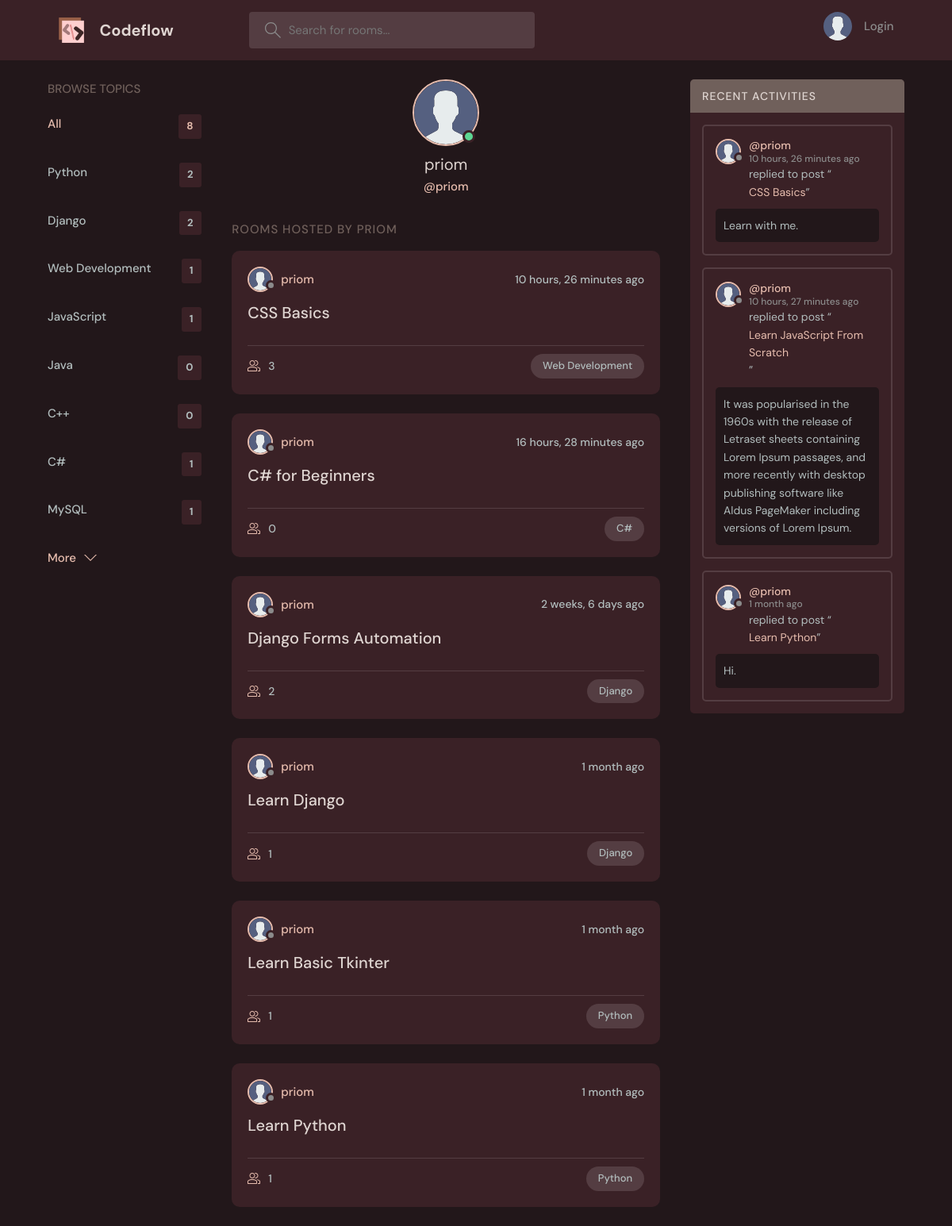
Page /profile/1/ on the committed database.
### base/models.py (models this page shows, shortened)
class Topic(models.Model):
    name = models.CharField(max_length=200)

class Room(models.Model):
    host = models.ForeignKey(User, on_delete=models.SET_NULL, null=True)
    topic = models.ForeignKey(Topic, on_delete=models.SET_NULL, null=True)
    name = models.CharField(max_length=200)
    description = models.TextField(null=True, blank=True)
    participants = models.ManyToManyField(
        User, related_name='participants', blank=True)
    updated = models.DateTimeField(auto_now=True)
    created = models.DateTimeField(auto_now_add=True)
    class Meta:
        ordering = ['-updated', '-created']
    def __str__(self):
        return self.name

class Message(models.Model):
    user = models.ForeignKey(User, on_delete=models.CASCADE)
    room = models.ForeignKey(Room, on_delete=models.CASCADE)
    body = models.TextField()
    updated = models.DateTimeField(auto_now=True)
    created = models.DateTimeField(auto_now_add=True)
    class Meta:
        ordering = ['-updated', '-created']

### base/views.py (the view)
# urls.py: path('profile/<str:pk>/', views.userProfile, name="user-profile"),
def userProfile(request, pk):
    user = User.objects.get(id=pk)
    room = user.room_set.all()
    room_messages = user.message_set.all()
    topics = Topic.objects.all()
    context = {'user': user, 'room': room,
               'room_messages': room_messages, 'topics': topics}
    return render(request, 'base/profile.html', context)

### base/templates/base/profile.html (shortened to what this page needs)
{% extends 'main.html' %}
{% load static %}
{% block content %}
<main class="profile-page layout layout--3">
  <div class="container">
    {% include 'base/topics_component.html' %}
    <div class="roomList">
      <div class="profile">
        <div class="profile__avatar">
          <div class="avatar avatar--large active">
            <img src="{% static 'images/avatar.svg' %}" />
          </div>
        </div>
        <div class="profile__info">
          <h3>{{user.username}}</h3>
          <p>@{{user.username}}</p>
        </div>
      </div>
      <div class="roomList__header">
        <div>
          <h2>Rooms Hosted by {{user.username}}</a>
          </h2>
        </div>
      </div>
      {% include 'base/feed_component.html' %}
    </div>
    {% include 'base/activity_component.html' %}
  </div>
</main>
{% endblock content %}

### base/templates/base/topics_component.html
<div class="topics">
    <div class="topics__header">
        <h2>Browse Topics</h2>
    </div>
    <ul class="topics__list">
        <li>
            <a href="{% url 'home' %}" class="active">All <span>{{topics.count}}</span></a>
        </li>
        {% for topic in topics %}
        <li>
            <a href="{% url 'home' %}?q={{topic.name}}">{{topic.name}} <span>{{topic.room_set.all.count}}</span></a>
        </li>
        {% endfor %}
    </ul>
    <a class="btn btn--link" href="{% url 'topics' %}">
        More
        <svg version="1.1" xmlns="http://www.w3.org/2000/svg" width="32" height="32" viewBox="0 0 32 32">
            <title>chevron-down</title>
            <path d="M16 21l-13-13h-3l16 16 16-16h-3l-13 13z"></path>
        </svg>
    </a>
</div>

### base/templates/base/feed_component.html (shortened to what this page needs)
{% load static %}
{% for rooms in room %}
<div class="roomListRoom">
    <div class="roomListRoom__header">
        <a href="{% url 'user-profile' rooms.host.id %}" class="roomListRoom__author">
            <div class="avatar avatar--small">
                <img src="{% static 'images/avatar.svg' %}" />
            </div>
            <span>{{rooms.host.username}}</span>
        </a>
        <div class="roomListRoom__actions">
            <span>{{rooms.created|timesince}} ago</span>
        </div>
    </div>
    <div class="roomListRoom__content">
        <a href="{% url 'room' rooms.id %}">{{rooms.name}}</a>
    </div>
    <div class="roomListRoom__meta">
        <a href="{% url 'room' rooms.id %}" class="roomListRoom__joined">
            {{rooms.participants.all.count}}
        </a>
        <p class="roomListRoom__topic">{{rooms.topic.name}}</p>
    </div>
</div>
{% endfor %}

### base/templates/base/activity_component.html (shortened to what this page needs)
{% load static %}
<div class="activities">
    <div class="activities__header">
        <h2>Recent Activities</h2>
    </div>
    {% for message in room_messages %}
    <div class="activities__box">
        <div class="activities__boxHeader roomListRoom__header">
            <a href="{% url 'user-profile' message.user.id %}" class="roomListRoom__author">
                <div class="avatar avatar--small">
                    <img src="{% static 'images/avatar.svg' %}" />
                </div>
                <p>
                    @{{message.user}}
                    <span>{{message.created|timesince}} ago</span>
                </p>
            </a>
        </div>
        <div class="activities__boxContent">
            <p>replied to post “<a href="{% url 'room' message.room.id %}">{{message.room}}</a>”</p>
            <div class="activities__boxRoomContent">
                {{message.body}}
            </div>
        </div>
    </div>
    {% endfor %}
</div>

### rows in the picture
Topic: name "Python", room_set.all.count "2"
Topic: name "Django", room_set.all.count "2"
Topic: name "Web Development", room_set.all.count "1"
Topic: name "JavaScript", room_set.all.count "1"
Topic: name "Java", room_set.all.count "0"
Topic: name "C++", room_set.all.count "0"
Topic: name "C#", room_set.all.count "1"
Topic: name "MySQL", room_set.all.count "1"
Room: host.username "priom", created "10 hours, 26 minutes", name "CSS Basics", participants.all.count "3", topic.name "Web Development"
Room: host.username "priom", created "16 hours, 28 minutes", name "C# for Beginners", participants.all.count "0", topic.name "C#"
Room: host.username "priom", created "2 weeks, 6 days", name "Django Forms Automation", participants.all.count "2", topic.name "Django"
Room: host.username "priom", created "1 month", name "Learn Django", participants.all.count "1", topic.name "Django"
Room: host.username "priom", created "1 month", name "Learn Basic Tkinter", participants.all.count "1", topic.name "Python"
Room: host.username "priom", created "1 month", name "Learn Python", participants.all.count "1", topic.name "Python"
Message: user "priom", created "10 hours, 26 minutes", room "CSS Basics", body "Learn with me."
Message: user "priom", created "10 hours, 27 minutes", room "Learn JavaScript From Scratch", body "It was popularised in the 1960s with the release of Letraset sheets containing Lorem Ipsum passages, and more recently with desktop publishing software like Aldus PageMaker including versions of Lorem Ipsum."
Message: user "priom", created "1 month", room "Learn Python", body "Hi."

### other values in the picture
{{ topics.count }} "8"
{{ user.username }} "priom"
{{ user.username }} "PRIOM"
